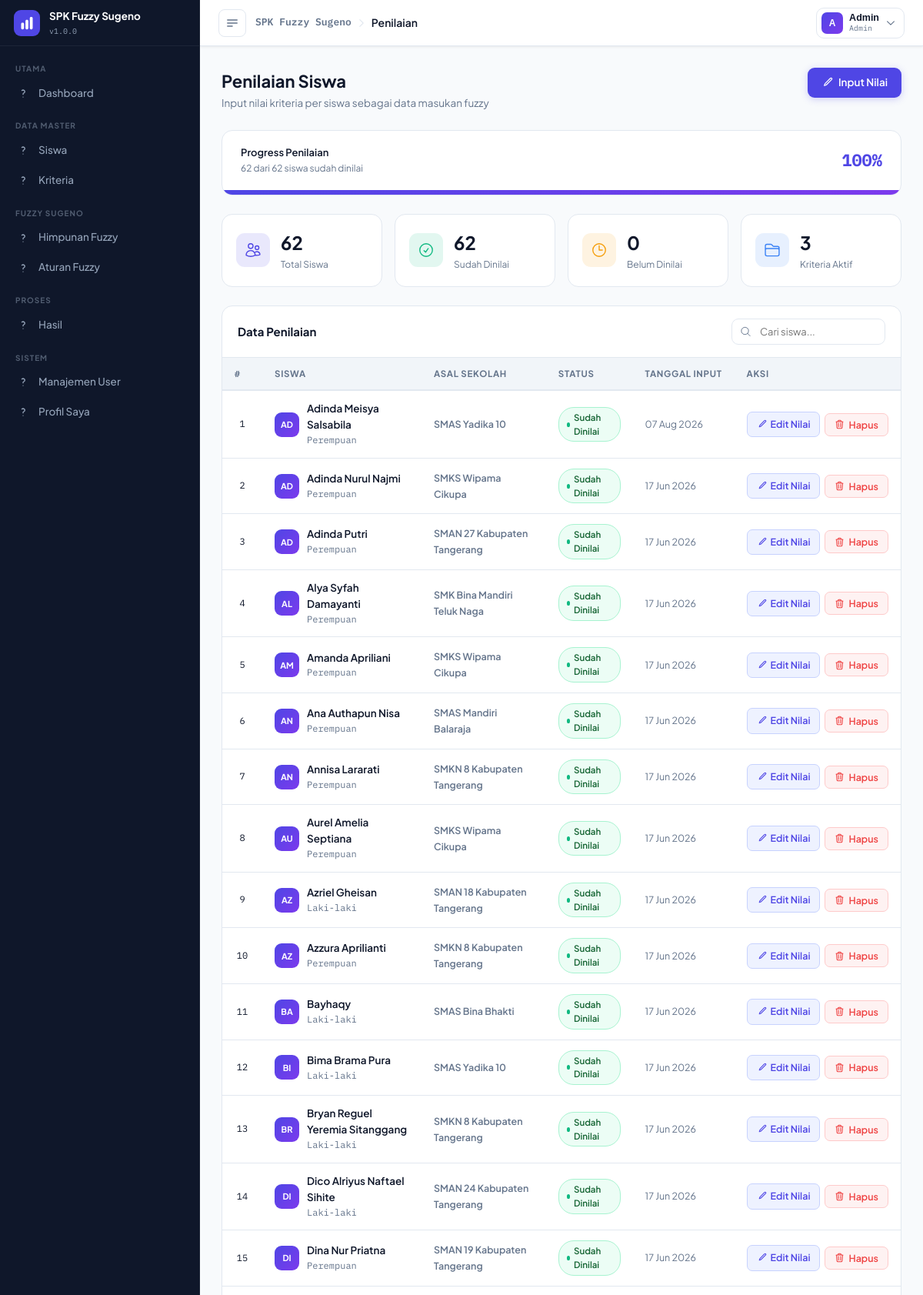
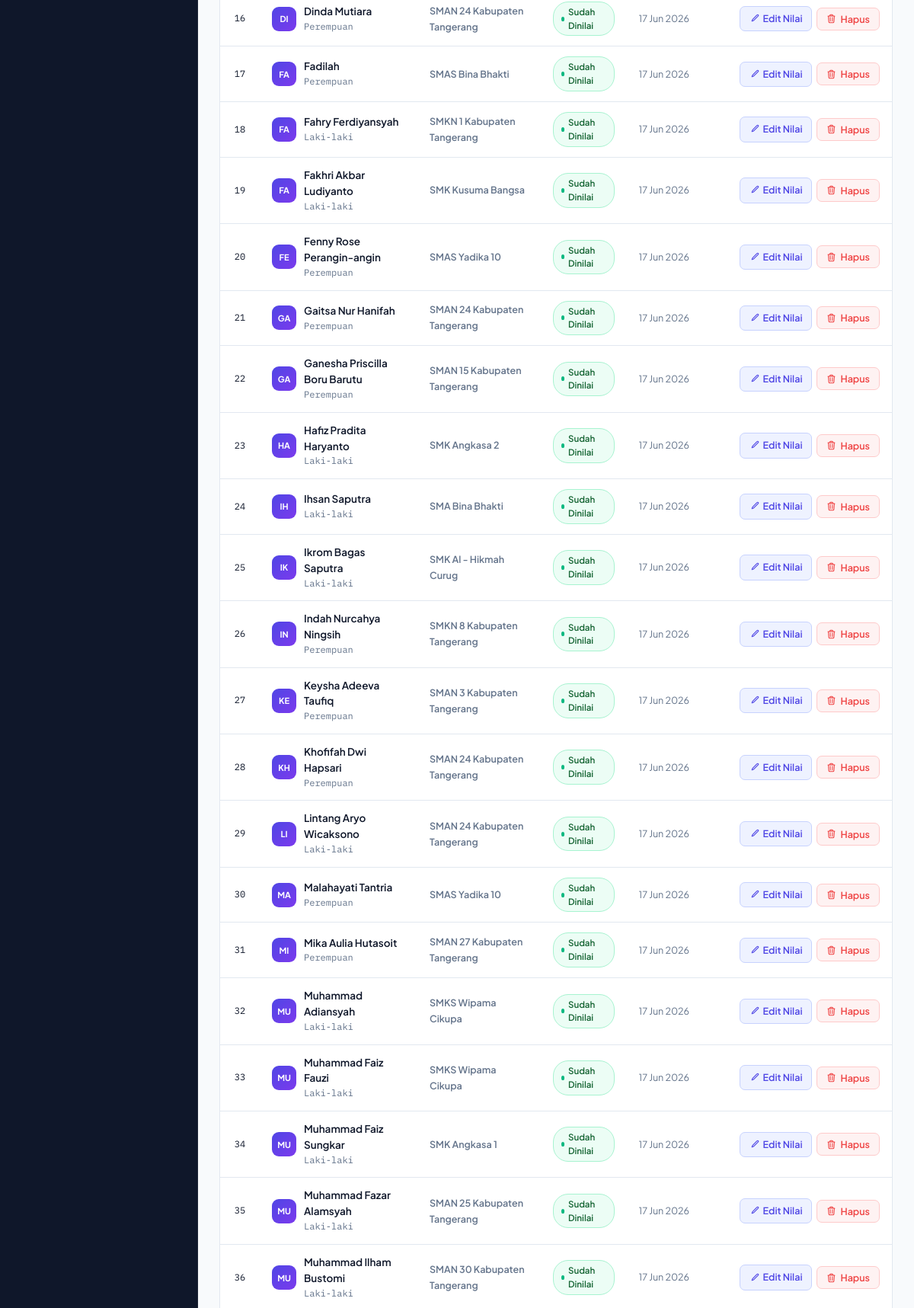
The app's page /app.php?page=penilaian (signed in, upper part) with its own data (2 pictures, top to bottom).
### tables this page shows
CREATE TABLE `siswa` (
  `id_siswa` int(11) NOT NULL,
  `name` varchar(250) DEFAULT NULL,
  `email` varchar(100) DEFAULT NULL,
  `asal_sekolah` varchar(255) DEFAULT NULL,
  `jenis_kelamin` enum('L','P') NOT NULL,
  `tinggi_badan` int(11) DEFAULT NULL,
  `berat_badan` int(11) DEFAULT NULL
);

### config/helper.php (called while the page is built, shortened)
<?php
function getCount(PDO $conn, string $sql, string $field): int
{
  try {
    $stmt = $conn->query($sql);
    $result = $stmt->fetch(PDO::FETCH_ASSOC);
    return (int) ($result[$field] ?? 0);
  } catch (\PDOException $e) {
    global $errors;
    $errors[] = 'Database error: ' . $e->getMessage();
    return 0;
  }
}

### pages/penilaian/Penilaian.php (the view, shortened to what this page needs)
<?php
require 'config/DBConfig.php';
function getListPenilaian(PDO $conn): array
{
  try {
    $sql = "SELECT
    s.id_siswa,
    s.name AS siswa,
    s.asal_sekolah,
    s.jenis_kelamin AS jk,
    s.tinggi_badan AS tinggi,
    s.berat_badan AS berat,
    MAX(p.created_at) AS tgl,
    CASE
        WHEN COUNT(DISTINCT p.id_kriteria) < k.total_kriteria
        THEN 'Belum Dinilai'
        ELSE 'Sudah Dinilai'
    END AS status
    FROM siswa s
    LEFT JOIN penilaian p
      ON p.id_siswa = s.id_siswa
      CROSS JOIN (
    SELECT COUNT(*) AS total_kriteria FROM kriteria
    ) k
    GROUP BY
        s.id_siswa,
        s.name,
        s.asal_sekolah,
        s.jenis_kelamin,
        s.tinggi_badan,
        s.berat_badan,
        k.total_kriteria
    ORDER BY s.name ASC;";
    $stmt = $conn->query($sql);
    return $stmt->fetchAll(PDO::FETCH_ASSOC);
  } catch (\PDOException $e) {
    global $errors;
    $errors[] = 'Database error: ' . $e->getMessage();
    return [];
  }
}
if ($conn) {
  $jumlahSiswa = getCount(
    $conn,
    "SELECT COUNT(*) as jumlah_siswa FROM siswa",
    "jumlah_siswa"
  );
  $jumlahKriteria = getCount(
    $conn,
    "SELECT COUNT(*) as jumlah_kriteria FROM kriteria",
    "jumlah_kriteria"
  );
  $jumlahBelum = getCount(
    $conn,
    "SELECT COUNT(*) as jumlah_belum
      FROM siswa s
      LEFT JOIN penilaian p ON p.id_siswa = s.id_siswa
      WHERE p.id_penilaian IS NULL",
    "jumlah_belum"
  );
  $jumlahSudah = getCount(
    $conn,
    "SELECT COUNT(DISTINCT s.id_siswa) as jumlah_sudah
      FROM siswa s
      INNER JOIN penilaian p ON p.id_siswa = s.id_siswa",
    "jumlah_sudah"
  );
  $penilaianList = getListPenilaian($conn);
}
?>
<div class="page-header">
  <div>
    <h1 class="page-title">Penilaian Siswa</h1>
    <p class="page-subtitle">Input nilai kriteria per siswa sebagai data masukan fuzzy</p>
  </div>
  <a href="app.php?page=penilaian/add&action=add" class="btn btn-primary">
    <svg xmlns="http://www.w3.org/2000/svg" fill="none" viewBox="0 0 24 24" stroke-width="2" stroke="currentColor">
      <path stroke-linecap="round" stroke-linejoin="round"
        d="M16.862 4.487 18.549 2.8a1.875 1.875 0 1 1 2.652 2.652L10.582 16.07a4.5 4.5 0 0 1-1.897 1.13L6 18l.8-2.685a4.5 4.5 0 0 1 1.13-1.897l8.932-8.931Z" />
    </svg>
    Input Nilai
  </a>
</div>
<div class="card" style="margin-bottom:24px;padding:0;overflow:hidden;">
  <div style="padding:18px 24px;display:flex;align-items:center;justify-content:space-between;flex-wrap:wrap;gap:12px;">
    <div>
      <div style="font-size:13px;font-weight:600;color:var(--text);margin-bottom:2px;">Progress Penilaian</div>
      <div style="font-size:12px;color:var(--text-muted);">
        <?= $jumlahSudah ?> dari
        <?= $jumlahSiswa ?> siswa sudah dinilai
      </div>
    </div>
    <div style="font-size:22px;font-weight:700;color:var(--primary);font-family:'IBM Plex Mono',monospace;">
      <?= round($jumlahSudah / $jumlahSiswa * 100) ?>%
    </div>
  </div>
  <div style="height:6px;background:var(--border);margin:0;">
    <div
      style="height:100%;width:<?= round($jumlahSudah / $jumlahSiswa * 100) ?>%;background:linear-gradient(90deg,var(--primary),#7c3aed);transition:width .6s ease;">
    </div>
  </div>
</div>
<div class="stats-grid" style="margin-bottom:24px;">
  <div class="stat-card" style="--icon-color:var(--primary)">
    <div class="stat-card-icon">
    </div>
    <div><span class="stat-card-value">
        <?= $jumlahSiswa ?>
      </span><span class="stat-card-label">Total Siswa</span></div>
  </div>
  <div class="stat-card" style="--icon-color:var(--success)">
    <div class="stat-card-icon">
      <svg xmlns="http://www.w3.org/2000/svg" fill="none" viewBox="0 0 24 24" stroke-width="1.5" stroke="currentColor">
        <path stroke-linecap="round" stroke-linejoin="round"
          d="M9 12.75 11.25 15 15 9.75M21 12a9 9 0 1 1-18 0 9 9 0 0 1 18 0Z" />
      </svg>
    </div>
    <div><span class="stat-card-value">
        <?= $jumlahSudah ?>
      </span><span class="stat-card-label">Sudah Dinilai</span></div>
  </div>
  <div class="stat-card" style="--icon-color:var(--warning)">
    <div class="stat-card-icon">
      <svg xmlns="http://www.w3.org/2000/svg" fill="none" viewBox="0 0 24 24" stroke-width="1.5" stroke="currentColor">
        <path stroke-linecap="round" stroke-linejoin="round" d="M12 6v6h4.5m4.5 0a9 9 0 1 1-18 0 9 9 0 0 1 18 0Z" />
      </svg>
    </div>
    <div><span class="stat-card-value">
        <?= $jumlahBelum ?>
      </span><span class="stat-card-label">Belum Dinilai</span></div>
  </div>
  <div class="stat-card" style="--icon-color:var(--info)">
    <div class="stat-card-icon">
    </div>
    <div><span class="stat-card-value"><?= $jumlahKriteria ?></span><span class="stat-card-label">Kriteria
        Aktif</span></div>
  </div>
</div>
<div class="card">
  <div class="card-header">
    <div class="card-title">Data Penilaian</div>
    <div style="display:flex;gap:8px;">
      <div style="position:relative;">
        <input type="text" class="form-control" placeholder="Cari siswa..."
          style="padding:8px 13px 8px 36px;font-size:13px;width:200px;" oninput="filterPenilaian(this.value)">
      </div>
    </div>
  </div>
  <?php if (empty($penilaianList)): ?>
    <div class="empty-state">
      <svg xmlns="http://www.w3.org/2000/svg" fill="none" viewBox="0 0 24 24" stroke-width="1.5" stroke="currentColor"
        class="size-6">
        <path stroke-linecap="round" stroke-linejoin="round"
          d="M9 12h3.75M9 15h3.75M9 18h3.75m3 .75H18a2.25 2.25 0 0 0 2.25-2.25V6.108c0-1.135-.845-2.098-1.976-2.192a48.424 48.424 0 0 0-1.123-.08m-5.801 0c-.065.21-.1.433-.1.664 0 .414.336.75.75.75h4.5a.75.75 0 0 0 .75-.75 2.25 2.25 0 0 0-.1-.664m-5.8 0A2.251 2.251 0 0 1 13.5 2.25H15c1.012 0 1.867.668 2.15 1.586m-5.8 0c-.376.023-.75.05-1.124.08C9.095 4.01 8.25 4.973 8.25 6.108V8.25m0 0H4.875c-.621 0-1.125.504-1.125 1.125v11.25c0 .621.504 1.125 1.125 1.125h9.75c.621 0 1.125-.504 1.125-1.125V9.375c0-.621-.504-1.125-1.125-1.125H8.25ZM6.75 12h.008v.008H6.75V12Zm0 3h.008v.008H6.75V15Zm0 3h.008v.008H6.75V18Z" />
      </svg>
      <p class="empty-state-title">Belum ada data penilaian</p>
      <p class="empty-state-desc">Klik tombol <strong>Tambah Penilaian</strong> untuk menambahkan data penilaian baru.
      </p>
    </div>
  <?php else: ?>
    <div class="table-wrapper" style="border:none;border-radius:0;">
      <table class="data-table" id="penilaianTable">
        <thead>
          <tr>
            <th class="td-no">#</th>
            <th>Siswa</th>
            <th>Asal Sekolah</th>
            <th>Status</th>
            <th>Tanggal Input</th>
            <th>Aksi</th>
          </tr>
        </thead>
        <tbody>
          <?php foreach ($penilaianList as $i => $p):
            $isDone = $p['status'] === 'Sudah Dinilai';
            ?>
            <tr>
              <td class="td-no">
                <?= $i + 1 ?>
              </td>
              <td>
                <div class="user-cell">
                  <div class="user-initials" style="width:32px;height:32px;font-size:11px;">
                    <?= strtoupper(substr($p['siswa'], 0, 2)) ?>
                  </div>
                  <div>
                    <div class="user-name">
                      <?= $p['siswa'] ?>
                    </div>
                    <div class="user-email">
                      <?= $p['jk'] === 'L' ? 'Laki-laki' : 'Perempuan' ?>
                    </div>
                  </div>
                </div>
              </td>
              <td><span style="font-size:12.5px;font-weight:600;color:var(--text-muted);">
                  <?= $p['asal_sekolah'] ?>
                </span></td>
              <td>
                <span style="
                            display:inline-flex;align-items:center;gap:5px;
                            padding:4px 10px;border-radius:20px;font-size:11.5px;font-weight:600;
                            background:<?= $isDone ? '#ecfdf5' : '#fffbeb' ?>;
                            color:<?= $isDone ? '#166534' : '#92400e' ?>;
                            border:1px solid <?= $isDone ? '#a7f3d0' : '#fde68a' ?>;">
                  <span
                    style="width:6px;height:6px;border-radius:50%;background:<?= $isDone ? '#10b981' : '#f59e0b' ?>;"></span>
                  <?= $p['status'] ?>
                </span>
              </td>
              <td style="font-size:12.5px;color:var(--text-muted);">
                <?= $p['tgl'] ? date('d M Y', strtotime($p['tgl'])) : '<span style="color:var(--text-light)">—</span>' ?>
              </td>
              <td>
                <div class="action-group">
                  <a href="app.php?page=penilaian/edit&action=edit&id=<?= $p['id_siswa'] ?>&isEdit=<?= $isDone ?>"
                    class="btn-edit">
                    <svg xmlns="http://www.w3.org/2000/svg" fill="none" viewBox="0 0 24 24" stroke-width="2"
                      stroke="currentColor">
                      <path stroke-linecap="round" stroke-linejoin="round"
                        d="m16.862 4.487 1.687-1.688a1.875 1.875 0 1 1 2.652 2.652L10.582 16.07a4.5 4.5 0 0 1-1.897 1.13L6 18l.8-2.685a4.5 4.5 0 0 1 1.13-1.897l8.932-8.931Z" />
                    </svg>
                    <?= $isDone ? 'Edit Nilai' : 'Input Nilai' ?>
                  </a>
                  <?php if ($isDone): ?>
                    <button class="btn-delete" onclick="confirmHapus(<?= $p['id_siswa'] ?>)">
                      Hapus
                    </button>
                  <?php endif; ?>
                </div>
              </td>
            </tr>
          <?php endforeach; ?>
        </tbody>
      </table>
    </div>
  <?php endif; ?>
</div>

### records on screen
siswa: name "AD", name "Adinda Meisya Salsabila", jenis_kelamin "Perempuan", asal_sekolah "SMAS Yadika 10", status "Sudah Dinilai", tgl "07 Aug 2026"
siswa: name "AD", name "Adinda Nurul Najmi", jenis_kelamin "Perempuan", asal_sekolah "SMKS Wipama Cikupa", status "Sudah Dinilai", tgl "17 Jun 2026"
siswa: name "AD", name "Adinda Putri", jenis_kelamin "Perempuan", asal_sekolah "SMAN 27 Kabupaten Tangerang", status "Sudah Dinilai", tgl "17 Jun 2026"
siswa: name "AL", name "Alya Syfah Damayanti", jenis_kelamin "Perempuan", asal_sekolah "SMK Bina Mandiri Teluk Naga", status "Sudah Dinilai", tgl "17 Jun 2026"
siswa: name "AM", name "Amanda Apriliani", jenis_kelamin "Perempuan", asal_sekolah "SMKS Wipama Cikupa", status "Sudah Dinilai", tgl "17 Jun 2026"
siswa: name "AN", name "Ana Authapun Nisa", jenis_kelamin "Perempuan", asal_sekolah "SMAS Mandiri Balaraja", status "Sudah Dinilai", tgl "17 Jun 2026"
siswa: name "AN", name "Annisa Lararati", jenis_kelamin "Perempuan", asal_sekolah "SMKN 8 Kabupaten Tangerang", status "Sudah Dinilai", tgl "17 Jun 2026"
siswa: name "AU", name "Aurel Amelia Septiana", jenis_kelamin "Perempuan", asal_sekolah "SMKS Wipama Cikupa", status "Sudah Dinilai", tgl "17 Jun 2026"
siswa: name "AZ", name "Azriel Gheisan", jenis_kelamin "Laki-laki", asal_sekolah "SMAN 18 Kabupaten Tangerang", status "Sudah Dinilai", tgl "17 Jun 2026"
siswa: name "AZ", name "Azzura Aprilianti", jenis_kelamin "Perempuan", asal_sekolah "SMKN 8 Kabupaten Tangerang", status "Sudah Dinilai", tgl "17 Jun 2026"
siswa: name "BA", name "Bayhaqy", jenis_kelamin "Laki-laki", asal_sekolah "SMAS Bina Bhakti", status "Sudah Dinilai", tgl "17 Jun 2026"
siswa: name "BI", name "Bima Brama Pura", jenis_kelamin "Laki-laki", asal_sekolah "SMAS Yadika 10", status "Sudah Dinilai", tgl "17 Jun 2026"
siswa: name "BR", name "Bryan Reguel Yeremia Sitanggang", jenis_kelamin "Laki-laki", asal_sekolah "SMKN 8 Kabupaten Tangerang", status "Sudah Dinilai", tgl "17 Jun 2026"
siswa: name "DI", name "Dico Alriyus Naftael Sihite", jenis_kelamin "Laki-laki", asal_sekolah "SMAN 24 Kabupaten Tangerang", status "Sudah Dinilai", tgl "17 Jun 2026"
siswa: name "DI", name "Dina Nur Priatna", jenis_kelamin "Perempuan", asal_sekolah "SMAN 19 Kabupaten Tangerang", status "Sudah Dinilai", tgl "17 Jun 2026"
siswa: name "DI", name "Dinda Mutiara", jenis_kelamin "Perempuan", asal_sekolah "SMAN 24 Kabupaten Tangerang", status "Sudah Dinilai", tgl "17 Jun 2026"
siswa: name "FA", name "Fadilah", jenis_kelamin "Perempuan", asal_sekolah "SMAS Bina Bhakti", status "Sudah Dinilai", tgl "17 Jun 2026"
siswa: name "FA", name "Fahry Ferdiyansyah", jenis_kelamin "Laki-laki", asal_sekolah "SMKN 1 Kabupaten Tangerang", status "Sudah Dinilai", tgl "17 Jun 2026"
siswa: name "FA", name "Fakhri Akbar Ludiyanto", jenis_kelamin "Laki-laki", asal_sekolah "SMK Kusuma Bangsa", status "Sudah Dinilai", tgl "17 Jun 2026"
siswa: name "FE", name "Fenny Rose Perangin-angin", jenis_kelamin "Perempuan", asal_sekolah "SMAS Yadika 10", status "Sudah Dinilai", tgl "17 Jun 2026"
siswa: name "GA", name "Gaitsa Nur Hanifah", jenis_kelamin "Perempuan", asal_sekolah "SMAN 24 Kabupaten Tangerang", status "Sudah Dinilai", tgl "17 Jun 2026"
siswa: name "GA", name "Ganesha Priscilla Boru Barutu", jenis_kelamin "Perempuan", asal_sekolah "SMAN 15 Kabupaten Tangerang", status "Sudah Dinilai", tgl "17 Jun 2026"
siswa: name "HA", name "Hafiz Pradita Haryanto", jenis_kelamin "Laki-laki", asal_sekolah "SMK Angkasa 2", status "Sudah Dinilai", tgl "17 Jun 2026"
siswa: name "IH", name "Ihsan Saputra", jenis_kelamin "Laki-laki", asal_sekolah "SMA Bina Bhakti", status "Sudah Dinilai", tgl "17 Jun 2026"
siswa: name "IK", name "Ikrom Bagas Saputra", jenis_kelamin "Laki-laki", asal_sekolah "SMK Al - Hikmah Curug", status "Sudah Dinilai", tgl "17 Jun 2026"
siswa: name "IN", name "Indah Nurcahya Ningsih", jenis_kelamin "Perempuan", asal_sekolah "SMKN 8 Kabupaten Tangerang", status "Sudah Dinilai", tgl "17 Jun 2026"
siswa: name "KE", name "Keysha Adeeva Taufiq", jenis_kelamin "Perempuan", asal_sekolah "SMAN 3 Kabupaten Tangerang", status "Sudah Dinilai", tgl "17 Jun 2026"
siswa: name "KH", name "Khofifah Dwi Hapsari", jenis_kelamin "Perempuan", asal_sekolah "SMAN 24 Kabupaten Tangerang", status "Sudah Dinilai", tgl "17 Jun 2026"
siswa: name "LI", name "Lintang Aryo Wicaksono", jenis_kelamin "Laki-laki", asal_sekolah "SMAN 24 Kabupaten Tangerang", status "Sudah Dinilai", tgl "17 Jun 2026"
siswa: name "MA", name "Malahayati Tantria", jenis_kelamin "Perempuan", asal_sekolah "SMAS Yadika 10", status "Sudah Dinilai", tgl "17 Jun 2026"
siswa: name "MI", name "Mika Aulia Hutasoit", jenis_kelamin "Perempuan", asal_sekolah "SMAN 27 Kabupaten Tangerang", status "Sudah Dinilai", tgl "17 Jun 2026"
siswa: name "MU", name "Muhammad Adiansyah", jenis_kelamin "Laki-laki", asal_sekolah "SMKS Wipama Cikupa", status "Sudah Dinilai", tgl "17 Jun 2026"
siswa: name "MU", name "Muhammad Faiz Fauzi", jenis_kelamin "Laki-laki", asal_sekolah "SMKS Wipama Cikupa", status "Sudah Dinilai", tgl "17 Jun 2026"
siswa: name "MU", name "Muhammad Faiz Sungkar", jenis_kelamin "Laki-laki", asal_sekolah "SMK Angkasa 1", status "Sudah Dinilai", tgl "17 Jun 2026"
siswa: name "MU", name "Muhammad Fazar Alamsyah", jenis_kelamin "Laki-laki", asal_sekolah "SMAN 25 Kabupaten Tangerang", status "Sudah Dinilai", tgl "17 Jun 2026"
siswa: name "MU", name "Muhammad Ilham Bustomi", jenis_kelamin "Laki-laki", asal_sekolah "SMAN 30 Kabupaten Tangerang", status "Sudah Dinilai", tgl "17 Jun 2026"

### other values on screen
APP_NAME "SPK Fuzzy Sugeno"
APP_VERSION "1.0.0"
$group['group'] "UTAMA"
$item['label'] "Dashboard"
$group['group'] "DATA MASTER"
$item['label'] "Siswa"
$item['label'] "Kriteria"
$group['group'] "FUZZY SUGENO"
$item['label'] "Himpunan Fuzzy"
$item['label'] "Aturan Fuzzy"
$group['group'] "PROSES"
$item['label'] "Hasil"
$group['group'] "SISTEM"
$item['label'] "Manajemen User"
$item['label'] "Profil Saya"
